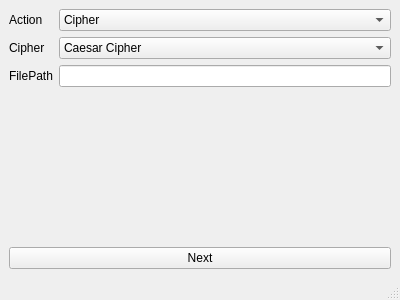
<?xml version="1.0" encoding="UTF-8"?>
<ui version="4.0">
 <class>MainWindow</class>
 <widget class="QMainWindow" name="MainWindow">
  <property name="geometry">
   <rect>
    <x>0</x>
    <y>0</y>
    <width>400</width>
    <height>300</height>
   </rect>
  </property>
  <property name="windowTitle">
   <string>MainWindow</string>
  </property>
  <widget class="QWidget" name="centralwidget">
   <layout class="QVBoxLayout" name="verticalLayout">
    <item>
     <layout class="QFormLayout" name="formLayout">
      <item row="0" column="0">
       <widget class="QLabel" name="labelAction">
        <property name="text">
         <string>Action</string>
        </property>
       </widget>
      </item>
      <item row="0" column="1">
       <widget class="QComboBox" name="ActionBox">
        <item>
         <property name="text">
          <string>Cipher</string>
         </property>
        </item>
        <item>
         <property name="text">
          <string>Decipher</string>
         </property>
        </item>
       </widget>
      </item>
      <item row="1" column="0">
       <widget class="QLabel" name="labelCipher">
        <property name="text">
         <string>Cipher</string>
        </property>
       </widget>
      </item>
      <item row="1" column="1">
       <widget class="QComboBox" name="CipherBox">
        <item>
         <property name="text">
          <string>Caesar Cipher</string>
         </property>
        </item>
        <item>
         <property name="text">
          <string>Vigenere Cipher</string>
         </property>
        </item>
       </widget>
      </item>
      <item row="2" column="0">
       <widget class="QLabel" name="labelFilePath">
        <property name="text">
         <string>FilePath</string>
        </property>
       </widget>
      </item>
      <item row="2" column="1">
       <widget class="QLineEdit" name="FilePath"/>
      </item>
     </layout>
    </item>
    <item>
     <widget class="QPushButton" name="pushButton">
      <property name="text">
       <string>Next</string>
      </property>
     </widget>
    </item>
   </layout>
  </widget>
  <widget class="QMenuBar" name="menubar">
   <property name="geometry">
    <rect>
     <x>0</x>
     <y>0</y>
     <width>400</width>
     <height>22</height>
    </rect>
   </property>
  </widget>
  <widget class="QStatusBar" name="statusbar"/>
 </widget>
 <resources/>
 <connections/>
</ui>
